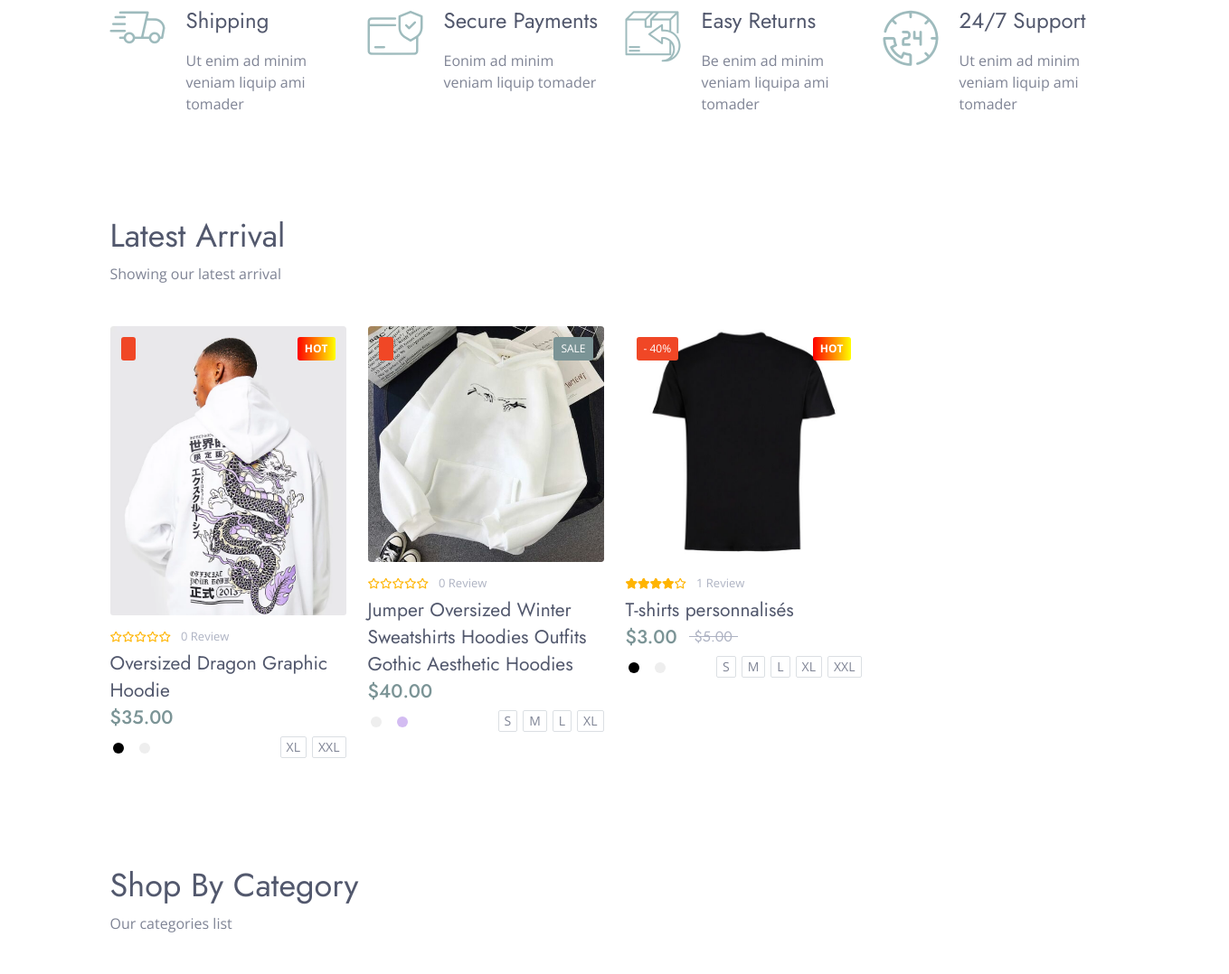
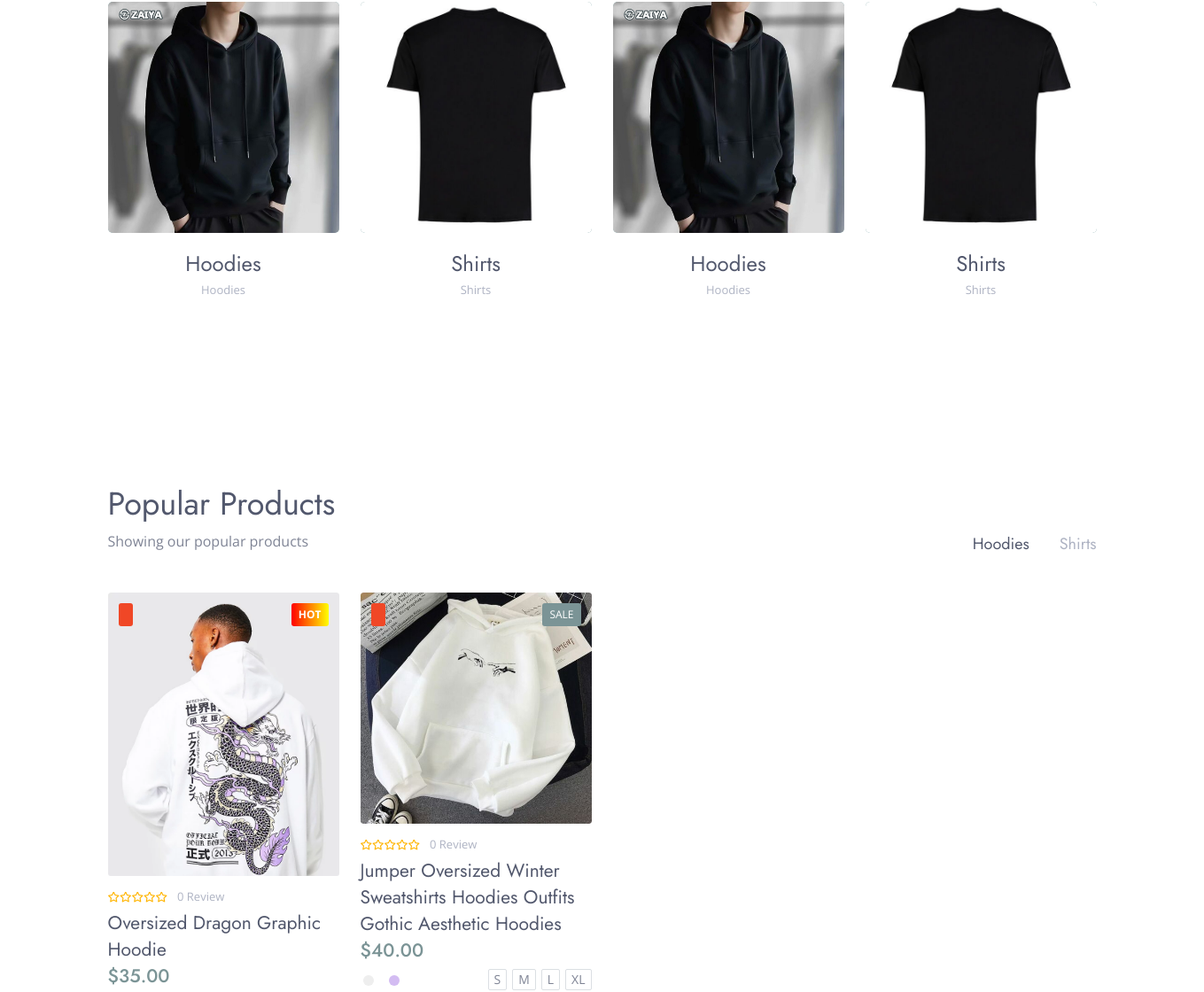
Before: / (middle part) with the older database file (2 pictures, top to bottom).
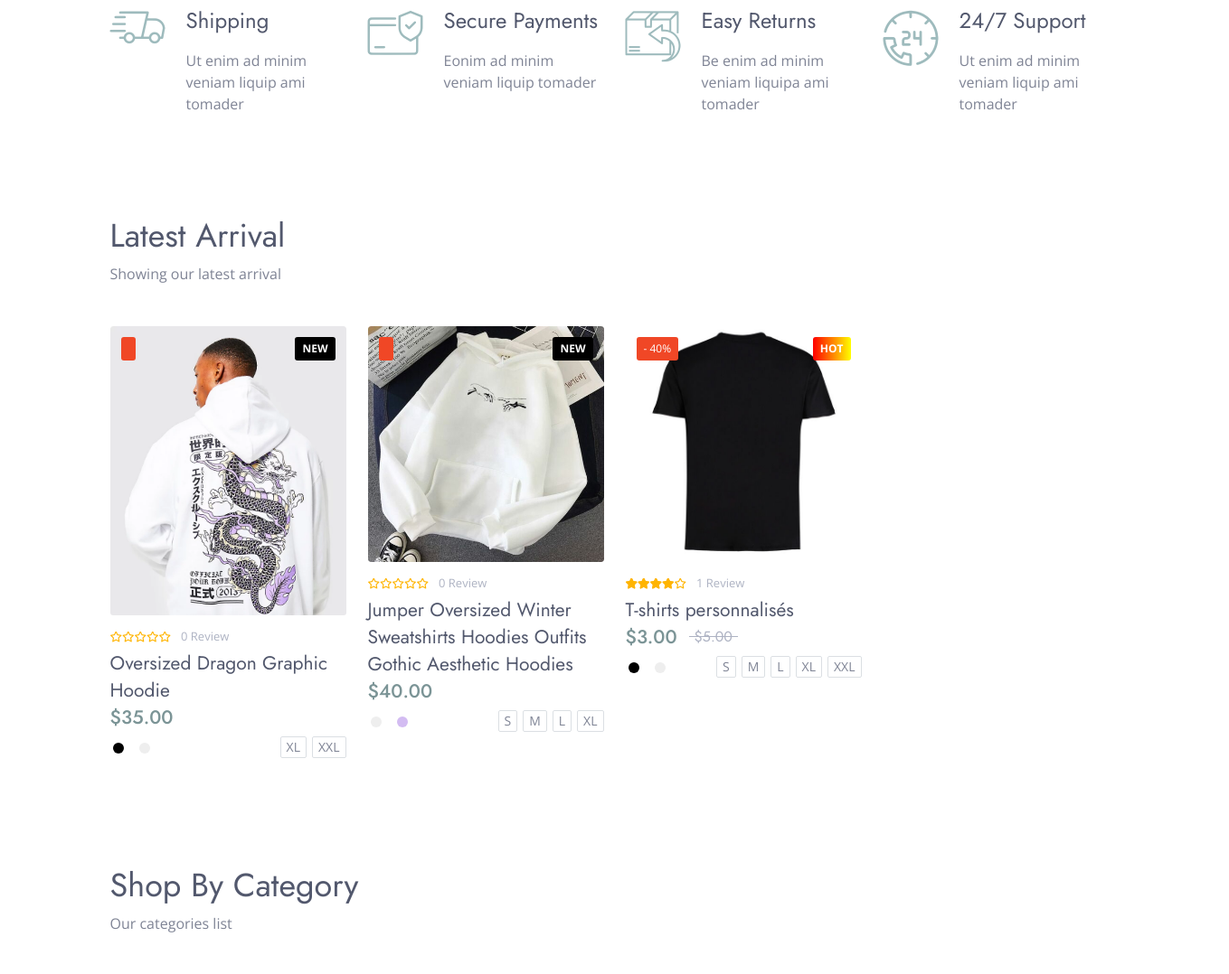
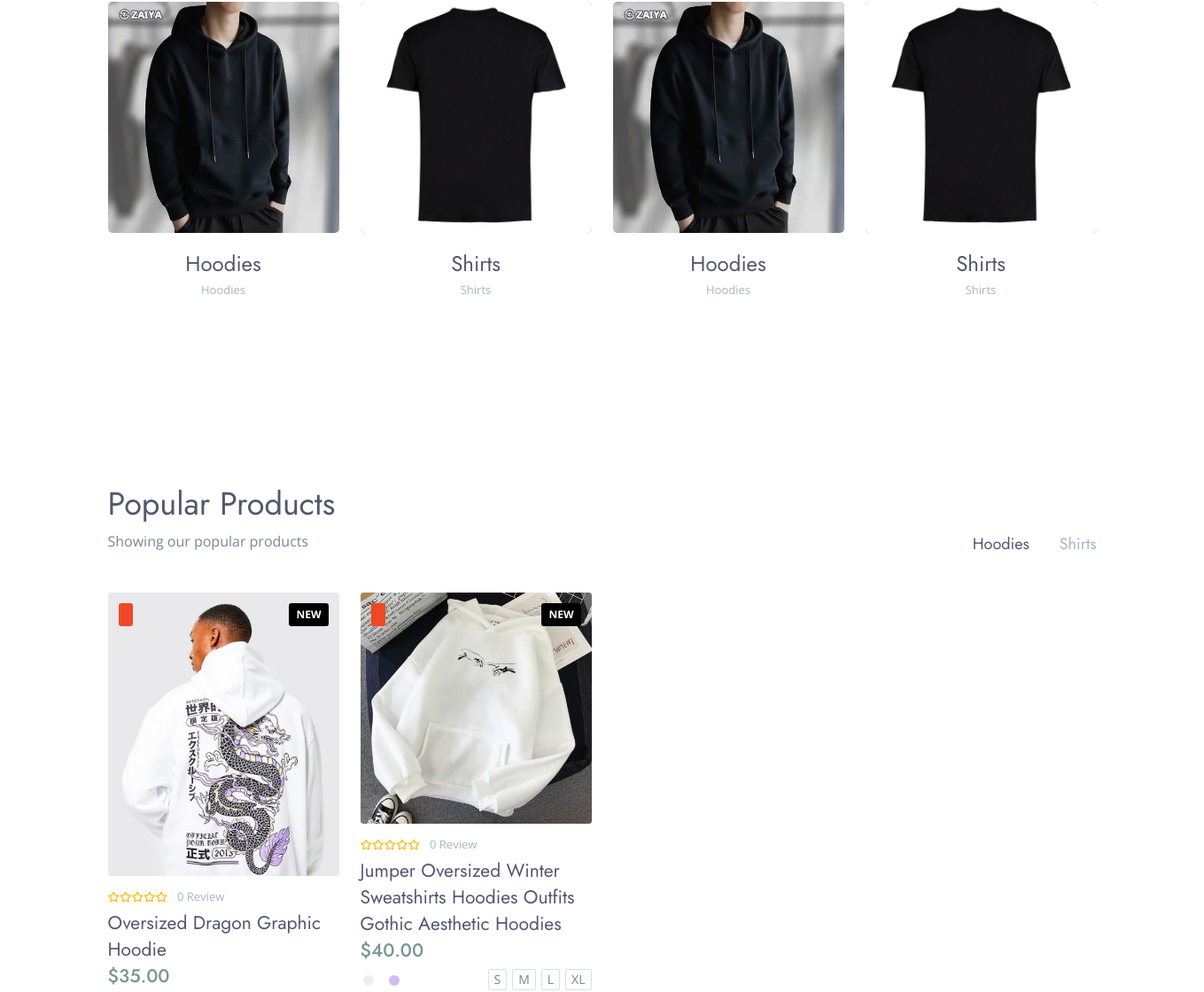
After: the same page with the newer database file (2 pictures, top to bottom).
### app/models.py (models this page shows, shortened)
class Product(models.Model):
    product_status = [
        ('Hot', 'Hot'),
        ('Sale', 'Sale'),
        ('New', 'New'),
    ]
    name = models.CharField(max_length=255)
    slug = models.SlugField(unique=True,null=True)
    status=models.CharField(max_length=255,choices=product_status,default='New')
    description = models.TextField(blank=True)
    product_details = models.TextField(blank=True)
    price = models.DecimalField(max_digits=10, decimal_places=2)
    old_price = models.DecimalField(max_digits=10, decimal_places=2, null=True, blank=True)
    category = models.ForeignKey(Category, on_delete=models.CASCADE, related_name='products')
    tags = models.ManyToManyField(Tag)
    properties = models.ManyToManyField(Property)
    enabled=models.BooleanField(default=True)
    created_at = models.DateTimeField(auto_now_add=True,null=True)
    class Meta:
        ordering = ['-created_at']
    def get_images(self):
        return self.images.all()
    def get_statistics(self):
        rates=[r.rating for r in self.reviews.all()]
        return len(rates),int(sum(rates)/len(rates)) if len(rates)>=1 else 0
    @staticmethod
    def get_by_date(limit=None,desc=True):
        d = '-' if desc else ''
        return Product.objects.order_by(d+'created_at')

class Image(models.Model):
    product = models.ForeignKey(Product, on_delete=models.CASCADE, related_name='images')
    image = models.ImageField(upload_to='product_images/')

### app/views.py (the view)
# urls.py: path('', main,name='main'),
def main(request):
    latest_products=Product.get_by_date()
    cart = Cart(request)
    categories=Category.get_all()
    return render(
        request,
        'index.html',
        {
            'config':config,
            'cart':cart,
            'categories':categories,
            'latest_products':latest_products
        }
    )

### app/cart.py (called while the page is built)
    def __len__(self):
        return sum(item['quantity'] for item in self.cart.values())

### app/models.py (called while the page is built)
    def __str__(self):
        return self.name

    @staticmethod
    def get_all():
        return Category.objects.all()

### app/templatetags/functions.py (called while the page is built)
@register.filter
def discount(price, old_price):
    return str(int(100*(1-(price/old_price))))+'%'

### templates/index.html (shortened to what this page needs)
{% extends 'base.html' %}
{% block content %}
    {% include 'components/index/features.html' %}
    {% include 'components/commun/products_slider.html' with title='Latest Arrival' hint='Showing our latest arrival' products=latest_products %}
    {% include 'components/index/categories.html' %}
    {% include 'components/index/popular.html' %}
    {% include 'components/commun/product_modal.html' %}
{% endblock content %}

### templates/components/commun/products_slider.html
{% load static %}
<section class="latestArrivalSection">
  <div class="container">
    <div class="row">
      <div class="col-lg-12">
        <h2 class="secTitle">{{title}}</h2>
        <p class="secDesc">{{hint}}</p>
      </div>
    </div>
    <div class="row">
      <div class="col-lg-12">
        <div class="productCarousel owl-carousel owl-loaded owl-drag">
          <div class="owl-stage-outer">
            <div class="owl-stage" style="transform: translate3d(-266px, 0px, 0px); transition: all 0s ease 0s; width: 798px;">
              {% for product in products %}
              <div class="owl-item" style="width: 109px; margin-right: 24px;">
                {% include 'components/commun/product_card.html' %}
              </div>
              {% endfor %}
            </div>
          </div>
        </div>
      </div>
    </div>
  </div>
</section>

### templates/components/commun/product_card.html (shortened to what this page needs)
{% load functions %}
<div class="productItem01">
  <div class="pi01Thumb">
    <img src="{{product.get_images.0.image.url}}" alt="{{product.name}}" />
    <div class="pi01Actions">
    </div>
    <div class="productLabels clearfix">
      {% if product.price != product.old_price %}<span class="plDis">- {{ product.price|discount:product.old_price }}</span>{% else %}<span class="plDis"></span>{% endif %}
      <span class="plSale {{product.status}}">{{product.status}}</span>
    </div>
  </div>
  <div class="pi01Details">
    <div class="productRatings">
      <div class="productRatingWrap">
        <div class="star-rating">
          <span class="a{{product.get_statistics.1}}"></span>
        </div>
      </div>
      <div class="ratingCounts">{{product.get_statistics.0}} Review{% if product.get_statistics.0 > 1 %}s{% endif %}</div>
    </div>
    <h3><a href="{% url 'product_details' product.slug %}">{{product.name}}</a></h3>
    <div class="pi01Price">
      <ins>${{product.price}}</ins>
      {% if product.price != product.old_price %}<del>${{product.old_price}}</del>{% endif %}
    </div>
    <div class="pi01Variations">
      <div class="pi01VColor">
        {% for property in product.properties.all %}
          {% if property.type.name == 'color' %}
            <div class="pi01VCItem">
              <label class="{{property.name}}" for="color_{{product.id}}_{{property.name}}"></label>
            </div>
          {% endif %}
        {% endfor %}
      </div>
      <div class="pi01VSize">
        {% for property in product.properties.all %}
          {% if property.type.name == 'size' %}
            <div class="pi01VSItem">
              <label for="size_{{product.id}}_{{property.name}}">{{property.name}}</label>
          </div>
          {% endif %}
        {% endfor %}
      </div>
    </div>
  </div>
</div>

### templates/components/index/popular.html
{% load static %}
<section class="popularProductsSection">
  <div class="container">
    <div class="row">
      <div class="col-lg-12">
        <h2 class="secTitle">Popular Products</h2>
        <p class="secDesc">Showing our popular products</p>
      </div>
    </div>
    <div class="row">
      <div class="col-lg-12">
        <div class="productTabs">
          <ul class="nav productTabsNav absolutes" id="productTab" role="tablist">
            {% for category in categories %}
            <li role="presentation">
              <button class="{% if category.id == categories.0.id %}active{% endif %}" id="tab-{{category.id}}" data-bs-toggle="tab" data-bs-target="#tab-{{category.id}}-pane" type="button" role="tab" aria-controls="tab-{{category.id}}-pane" aria-selected="true">{{category.name}}</button>
            </li>
            {% endfor %}
          </ul>
          <div class="tab-content" id="productTabContent">
            {% for category in categories %}
            <div class="tab-pane fade {% if category.id == categories.0.id %}show active{% endif %}" id="tab-{{category.id}}-pane" role="tabpanel" aria-labelledby="tab-{{category.id}}" tabindex="0">
              <div class="row">
                {% for product in category.products.all|slice:":8"  %}
                  <div class="col-sm-6 col-lg-4 col-xl-3">
                    {% include 'components/commun/product_card.html' %}
                  </div>
                {% endfor %}
              </div>
            </div>
            {% endfor %}
          </div>
        </div>
      </div>
    </div>
  </div>
</section>

Changed rows visible on the page:
changed Product "Oversized Dragon Graphic Hoodie": status "HOT" → "NEW"
changed Product "Jumper Oversized Winter Sweatshirts Hoodies Outfits Gothic Aesthetic Hoodies": status "SALE" → "NEW"
